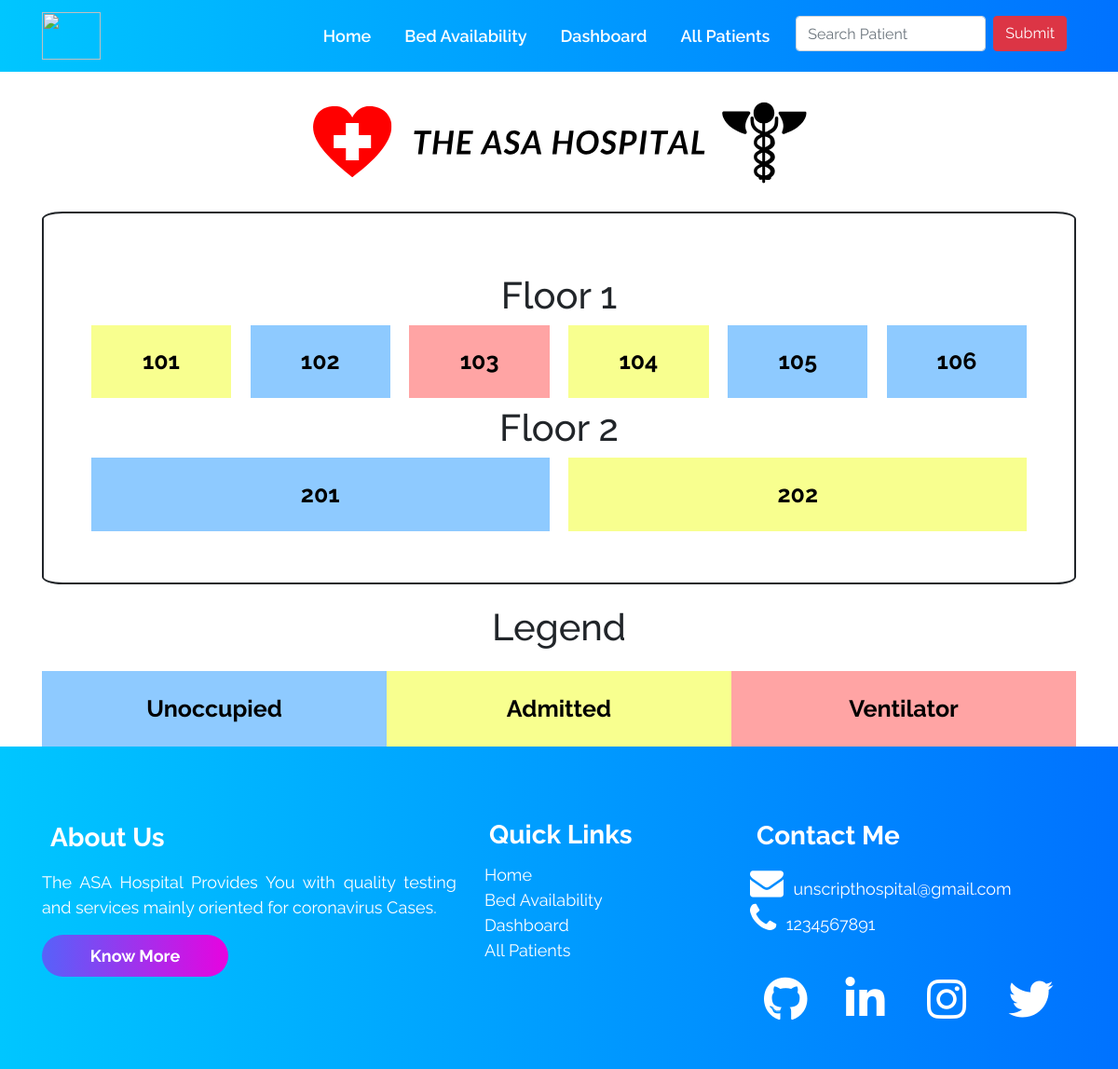
The page /bedavailability/ on the database as committed earlier.
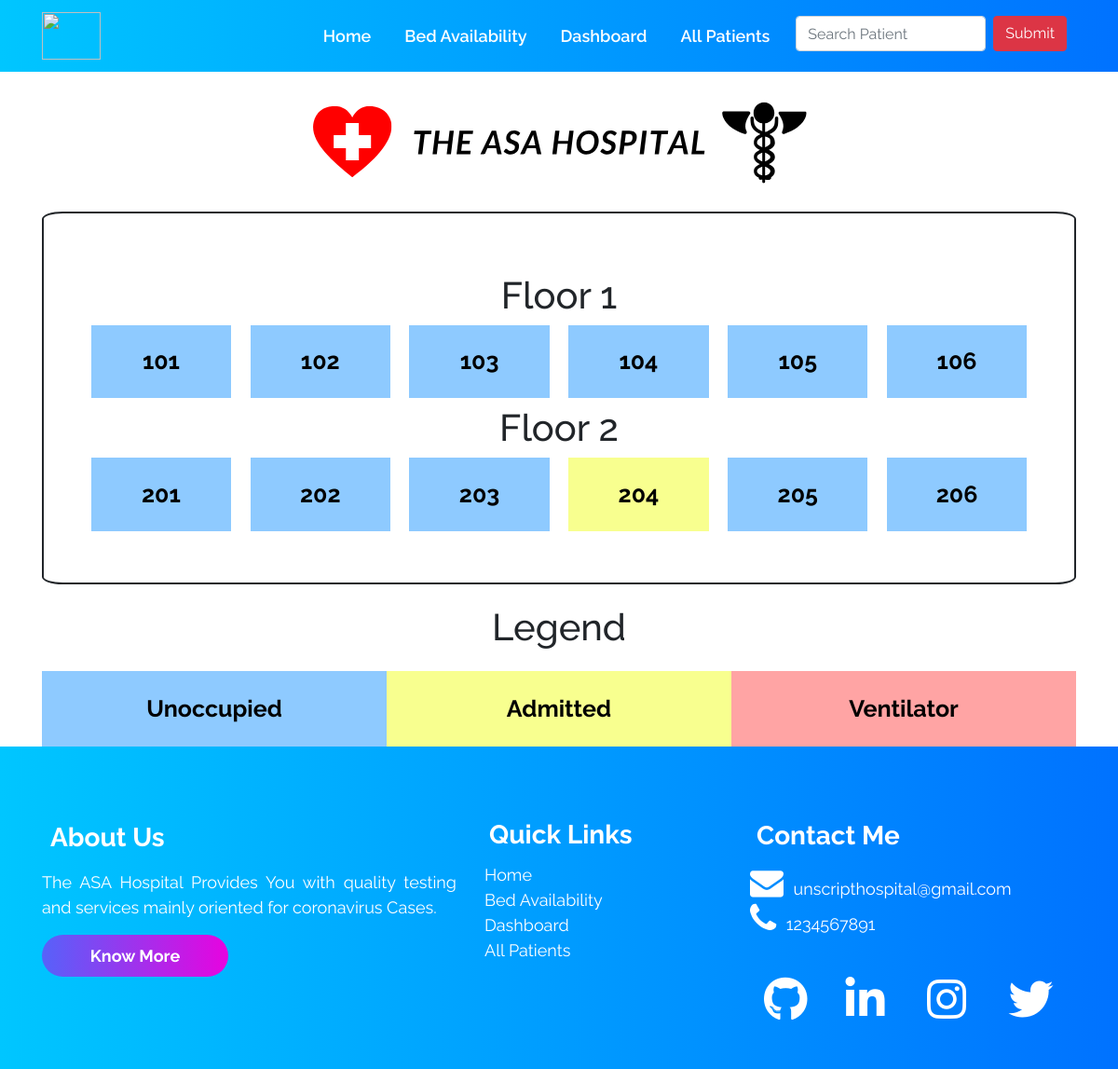
The same page on the database as committed later.
### accounts/models.py (models this page shows, shortened)
class Room (models.Model):
    floor_no = models.IntegerField(default=0)
    room_no = models.CharField(default="", max_length=500)
    ventilator = models.BooleanField(default=False)
    occupied = models.BooleanField(default=False)

### accounts/views.py (the view)
# urls.py: path("bedavailability/", views.bedavailability, name='bedavailability'),
def bedavailability(request):
    all_rooms_objects = Room.objects.all()
    max_rooms_on_floor = 6
    context = {'list': list, 'all_rooms_objects': all_rooms_objects,
               'max_rooms_on_floor': max_rooms_on_floor}
    return render(request, 'bedavailability.html', context)

### templates/bedavailability.html (shortened to what this page needs)
{% extends 'innerbase.html' %}
{% load static %}
{% block cssLinks %}
<link rel="stylesheet" href="{% static 'css/bed.css' %}">
{% endblock %}
{% block body %}
<div class="container my-6">
    <div class="banner">
        <img src="{% static 'svg/hospital banner.svg' %}" width="100%" height="150px" alt="">
    </div>
    <div class="border-outside">
        <div class="inner-container p-6">
            <div class="floor1 row">
                {% for room in all_rooms_objects %}
                {% if forloop.counter0|divisibleby:max_rooms_on_floor %}
            </div>
            <h1 class="text-center my-2">Floor {{room.floor_no}}</h1>
            <div class="floor1 row">
                {% endif %}
                <div class="col-sm room
                 {% if room.occupied %}yellow{% endif %}
                {% if room.ventilator %}red{% endif %}
                ">
                    {{room.room_no}}
                </div>
                {% endfor %}
            </div>
        </div>
    </div>
</div>
<div class="container">
    <h1 class="text-center heading-legend">Legend</h1>
    <div class="container">
        <div class="row text-center">
            <div class="col-4 blue">
                Unoccupied
            </div>
            <div class="col-4 yellow">
                Admitted
            </div>
            <div class="col-4 red">
                Ventilator
            </div>
        </div>
    </div>
</div>
{% endblock %}

### templates/innerbase.html (shortened to what this page needs)
{% load static %}
<!DOCTYPE html>
<html lang="en">
<head>
    <link rel="stylesheet" href="{% static 'css/base.css' %}">
    {% block cssLinks %}{% endblock %}
    <link rel="stylesheet" href="https://cdnjs.cloudflare.com/ajax/libs/font-awesome/4.7.0/css/font-awesome.min.css" />
    <link rel="stylesheet" href="https://stackpath.bootstrapcdn.com/bootstrap/4.5.0/css/bootstrap.min.css"
>
</head>
<body>
    <nav class="navbar navbar-expand-lg sticky-top ">
        <div class="container">
            <a class="navbar-brand" href="/">
                <section id="leftlogo">
                    <img src="https://res.cloudinary.com/dnv3ztqf1/image/upload/v1608906379/Images%20for%20UNSCRIPT%20ROOKIE/logos/navbarlogo_kn59xi.png"
                        width="100%" class="d-inline-block align-top" loading="lazy" />
                </section>
            </a>
            <div class="collapse navbar-collapse" id="navbarNav">
                <ul class="navbar-nav ml-auto">
                    <li class="link-background">
                        <a href='/' class="nav-link left">Home</a>
                    </li>
                    <li class="link-background">
                        <a href="/bedavailability" class="nav-link left">Bed Availability</a>
                    </li>
                    <li class="link-background">
                        <a href="/dashboard" class="nav-link left">Dashboard</a>
                    </li>
                    <li class="link-background">
                        <a href="/allpatients" class="nav-link left">All Patients</a>
                    </li>
                    <li>
                        <form class="form-inline" action="/search" method="POST">
                            <input class="form-control mr-sm-2" name="name" type="search" placeholder="Search Patient"
                                aria-label="Search" />
                            <input class="btn btn-danger my-2 my-sm-0" type="submit">
                        </form>
                    </li>
                </ul>
            </div>
        </div>
    </nav>
    {% block body %}{% endblock %}
    <div class="outer_box_for_waves">
        <section id="wavesbelownavbar">
        </section>
    </div>
    <div class="footer_bottom">
        <br /><br />
        <div class="container">
            <div class="row">
                <div class="col-md-5 footer_about_section">
                    <h3><b>About Us</b></h3>
                    <p class="text-justify about_footer">
                        The ASA Hospital Provides You with quality testing and
                        services mainly oriented for coronavirus Cases.
                    </p>
                    <a href="#"><button id="commonbuttons"><b>Know More</b></button></a>
                </div>
                <div class="col-md-3 footer_quicklinks_section">
                    <h3><b>Quick Links</b></h3>
                    <ul class="footer-links">
                        <li><a href="/">Home</a></li>
                        <li><a href="/bedavailability">Bed Availability</a></li>
                        <li><a href="/dashboard">Dashboard</a></li>
                        <li><a href="/allpatients">All Patients</a></li>
                    </ul>
                </div>
                <div class=" col-md-4 footer_contact_section">
                    <h3><b>Contact Me</b></h3>
                    <ul class="footer-links">
                        <li>
                            <a href="mailto:aakashcoder1210@gmail.com?subject =Hello Aakash = Message"><i
                                    style="padding-right: 3%" class="fa fa-2x fa-envelope"
                                    aria-hidden="true"></i>unscripthospital@gmail.com</a>
                        </li>
                        <li>
                            <a href="tel:+91 1234567891"><i style="padding-right: 3%" class="fa fa-2x fa-phone"
                                    aria-hidden="true"></i>1234567891</a>
                        </li>
                    </ul>
                    <br />
                    <div class="container">
                        <div class="row">
                            <div class="col-sm-3">
                                <a href="https://github.com/AakashCode12" target="_blank"><i id="github"
                                        class="fa fa-3x fa-github" aria-hidden="true"></i></a>
                            </div>
                            <div class="col-sm-3">
                                <a href="https://www.linkedin.com/in/aakash-yadav-a30627190/" target="_blank"><i
                                        id="linkedin" class="fa fa-3x fa-linkedin" aria-hidden="true"></i></a>
                            </div>
                            <div class="col-sm-3">
                                <a href="https://www.instagram.com/aakash_igram/" target="_blank"><i id="instagram"
                                        class="fa fa-3x fa-instagram" aria-hidden="true"></i></a>
                            </div>
                            <div class="col-sm-3">
                                <a href="https://twitter.com/Aakashv0007" target="_blank"><i id="twitter"
                                        class="fa fa-3x fa-twitter" aria-hidden="true"></i></a>
                            </div>
                        </div>
                    </div>
                </div>
            </div>
        </div>
        <br /><br />
    </div>
</body>
</html>

### static/css/base.css (style rules this page uses)
* { margin: 0; padding: 0; font-family: "Raleway", sans-serif; scroll-behavior: smooth; }
.navbar a { color: rgb(255, 255, 255) !important; transition: all 0.3s ease-in-out; }
.footer_bottom a { color: rgb(255, 255, 255) !important; transition: all 0.3s ease-in-out; }
h3 { padding: 2% 2% 2% 2%; }
.navbar-nav li { padding: 0 10px; }
.navbar-nav li a { text-align: right; color: #fff; font-size: large; font-weight: 600; }
.navbar { background: -webkit-linear-gradient(right, #0072ff, #00c6ff); }
#leftlogo img { width: 63.48px; height: 51.24px; }
a.left { position: relative; }
a.left:before { content: ""; position: absolute; width: 0; height: 3px; bottom: 0; left: 0; background-color: rgb(255, 255, 255); visibility: hidden; transition: all 0.3s ease-in-out; }
#commonbuttons { padding: 2%; border: none; border-radius: 25px; color: white; font-size: 18px; background: -webkit-linear-gradient(right, hsl(302, 97%, 46%), #6156f9e3); width: 200px; transition: all 0.3s ease-in; border: none; }
.outer_box_for_waves { overflow: hidden; color: aliceblue; background: -webkit-linear-gradient(right, #0072ff, #00c6ff); }
.footer_bottom { background: -webkit-linear-gradient(right, #0072ff, #00c6ff); }
.footer_about_section h3 { color: #fff; }
.footer_quicklinks_section h3 { color: #fff; }
.footer_contact_section h3 { color: #fff; }
.footer_about_section p { color: #fff; }
.footer_about_section p { font-size: 18px; }
.footer-links li { list-style: none; font-size: 18px; }
.footer-links li a { text-decoration: wavy; }
#github { color: #ffffff; padding: 5% 0% 5% 0%; }
#linkedin { color: #ffffff; padding: 5% 0% 5% 0%; }
#instagram { color: #ffffff; padding: 5% 0% 5% 0%; }
#twitter { color: #ffffff; padding: 5% 0% 5% 0%; }

### static/css/bed.css (style rules this page uses)
.border-outside { padding: 5%; border-width: 2px; border-style: solid; border-radius: 2%; }
.room { padding: 2%; margin-left: 1%; margin-right: 1%; background-color: rgb(142, 202, 255); color: rgb(0, 0, 0); font-size: 25px; text-align: center; font-weight: 700; }
.heading-legend { margin: 2%; }
.blue { padding: 2%; background-color: rgb(142, 202, 255); color: rgb(0, 0, 0); font-size: 25px; text-align: center; font-weight: 700; }
.yellow { padding: 2%; background-color: #f8ff8f; color: rgb(0, 0, 0); font-size: 25px; text-align: center; font-weight: 700; }
.red { padding: 2%; background-color: #ffa4a4; color: rgb(0, 0, 0); font-size: 25px; text-align: center; font-weight: 700; }

Rows that differ between the two databases and show on the page:
changed Room (number 1 of 12 on the later page): occupied True → False (drawn)
changed Room (number 3 of 12 on the later page): occupied True → False (drawn)
changed Room (number 4 of 12 on the later page): occupied True → False (drawn)
changed Room (number 8 of 12 on the later page): occupied True → False (drawn)
added Room: room_no "203"
added Room: room_no "204"
added Room: room_no "205"
added Room: room_no "206"
